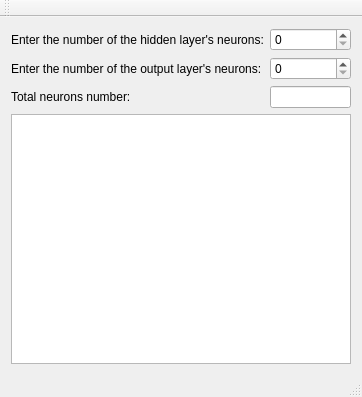
<?xml version="1.0" encoding="UTF-8"?>
<ui version="4.0">
 <class>MainWindow</class>
 <widget class="QMainWindow" name="MainWindow">
  <property name="geometry">
   <rect>
    <x>0</x>
    <y>0</y>
    <width>362</width>
    <height>397</height>
   </rect>
  </property>
  <property name="windowTitle">
   <string>MainWindow</string>
  </property>
  <widget class="QWidget" name="centralWidget">
   <layout class="QGridLayout" name="gridLayout">
    <item row="0" column="0">
     <widget class="QLabel" name="label">
      <property name="text">
       <string>Enter the number of the hidden layer's neurons:</string>
      </property>
     </widget>
    </item>
    <item row="0" column="1">
     <widget class="QSpinBox" name="hiddenLayerNeuronNumberSpinBox"/>
    </item>
    <item row="1" column="0">
     <widget class="QLabel" name="label_2">
      <property name="text">
       <string>Enter the number of the output layer's neurons:</string>
      </property>
     </widget>
    </item>
    <item row="1" column="1">
     <widget class="QSpinBox" name="outputLayerNeuronNumberSpinBox"/>
    </item>
    <item row="2" column="0">
     <widget class="QLabel" name="label_3">
      <property name="text">
       <string>Total neurons number:</string>
      </property>
     </widget>
    </item>
    <item row="2" column="1">
     <widget class="QLineEdit" name="totalNeuronNumberLineEdit"/>
    </item>
    <item row="3" column="0" colspan="2">
     <widget class="QTextEdit" name="textEdit"/>
    </item>
   </layout>
  </widget>
  <widget class="QMenuBar" name="menuBar">
   <property name="geometry">
    <rect>
     <x>0</x>
     <y>0</y>
     <width>362</width>
     <height>26</height>
    </rect>
   </property>
  </widget>
  <widget class="QToolBar" name="mainToolBar">
   <attribute name="toolBarArea">
    <enum>TopToolBarArea</enum>
   </attribute>
   <attribute name="toolBarBreak">
    <bool>false</bool>
   </attribute>
  </widget>
  <widget class="QStatusBar" name="statusBar"/>
 </widget>
 <layoutdefault spacing="6" margin="11"/>
 <resources/>
 <connections/>
</ui>
